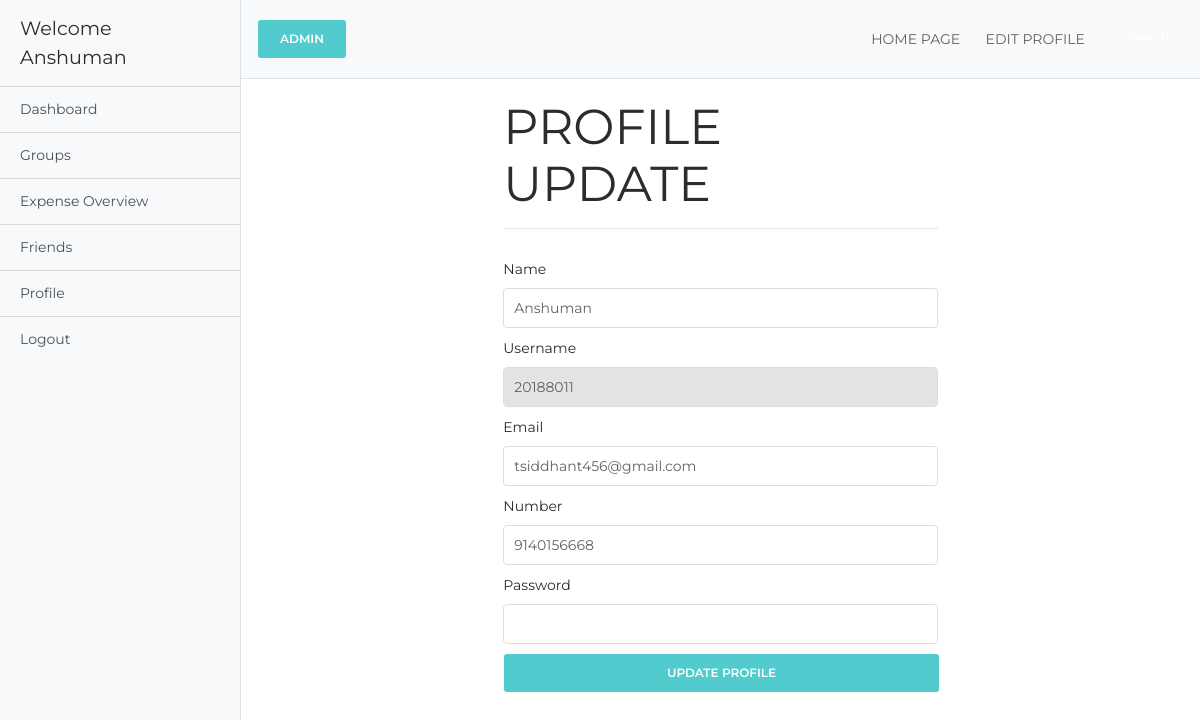
The page /profile.php?source=edit_profile (signed in) on the database its author committed.
### tables this page shows
CREATE TABLE `users` (
  `user_id` int(3) NOT NULL,
  `username` varchar(255) NOT NULL,
  `name` varchar(255) NOT NULL,
  `number` varchar(10) NOT NULL,
  `email` varchar(255) NOT NULL,
  `password` varchar(255) NOT NULL,
  `picsource` text NOT NULL
);

### includes/edit_profile.php (the view, shortened to what this page needs)
<?php
if (isset($_GET['source'])) {
    $query = "SELECT * FROM users WHERE user_id = {$_SESSION['user_id']} ";
    $select_users_query = mysqli_query($connection, $query);
    while ($row = mysqli_fetch_assoc($select_users_query)) {
        $username       = $row['username'];
        $user_name      = $row['name'];
        $user_email     = $row['email'];
        $user_number    = $row['number'];
    }
    ?>
<?php
} else {
    header("Location: profile.php");
}
?>
<div id="page-wrapper">
    <div class="container-fluid">
        <div class="row">
            <div class="col-lg-6 offset-sm-3">
                <h1 class="">
                    PROFILE UPDATE
                    <hr>
                </h1>
                <form action="" method="post">
                    <div class="form-group">
                        <label for="title">Name</label>
                        <input type="text" value="<?php echo $user_name; ?>" class="form-control" name="name" required>
                    </div>
                    <div class="form-group">
                        <label for="post_tags">Username</label>
                        <input type="text" value="<?php echo $username; ?>" class="form-control" name="username" required disabled>
                    </div>
                    <div class="form-group">
                        <label for="post_content">Email</label>
                        <input type="email" value="<?php echo $user_email; ?>" class="form-control" name="email" required>
                    </div>
                    <div class="form-group">
                        <label for="post_content">Number</label>
                        <input type="text" value="<?php echo $user_number; ?>" class="form-control" name="number" required>
                    </div>
                    <div class="form-group">
                        <label for="post_content">Password</label>
                        <input type="text" value="" class="form-control" name="password" required>
                    </div>
                    <div class="form-group">
                        <input class="btn btn-primary btn-block" type="submit" name="edit_profile" value="Update Profile">
                    </div>
                </form>
            </div>
        </div>
    </div>
</div>

### css/simple-sidebar.css (style rules this page uses)
body { overflow-x: hidden; }

### rows shown on the page
users: name "Anshuman", username "20188011", email "tsiddhant456@gmail.com", number "9140156668"

### other values the page prints
$_SESSION['name'] "Anshuman"
